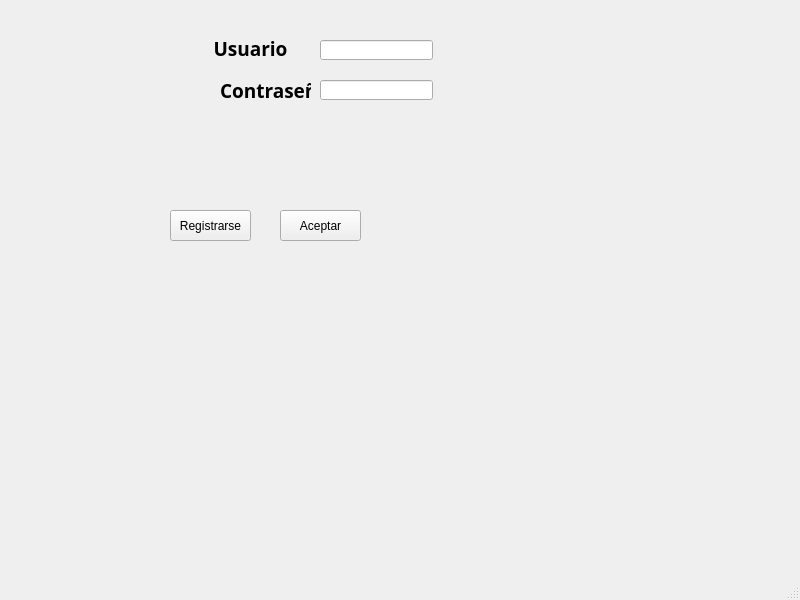
<?xml version="1.0" encoding="UTF-8"?>
<ui version="4.0">
 <class>MainWindow</class>
 <widget class="QMainWindow" name="MainWindow">
  <property name="geometry">
   <rect>
    <x>0</x>
    <y>0</y>
    <width>800</width>
    <height>600</height>
   </rect>
  </property>
  <property name="windowTitle">
   <string>MainWindow</string>
  </property>
  <widget class="QWidget" name="centralwidget">
   <widget class="QLabel" name="foto">
    <property name="geometry">
     <rect>
      <x>50</x>
      <y>30</y>
      <width>131</width>
      <height>111</height>
     </rect>
    </property>
    <property name="text">
     <string/>
    </property>
    <property name="textFormat">
     <enum>Qt::RichText</enum>
    </property>
    <property name="pixmap">
     <pixmap>../Users/Sonia Iturbides/Downloads/Logo con Casa Estilo de Vida Cooper (3).png</pixmap>
    </property>
    <property name="scaledContents">
     <bool>true</bool>
    </property>
   </widget>
   <widget class="QLabel" name="usuario">
    <property name="geometry">
     <rect>
      <x>200</x>
      <y>40</y>
      <width>101</width>
      <height>16</height>
     </rect>
    </property>
    <property name="font">
     <font>
      <family>Sitka Heading</family>
      <pointsize>14</pointsize>
      <weight>75</weight>
      <bold>true</bold>
     </font>
    </property>
    <property name="text">
     <string>Usuario</string>
    </property>
    <property name="scaledContents">
     <bool>false</bool>
    </property>
    <property name="alignment">
     <set>Qt::AlignCenter</set>
    </property>
   </widget>
   <widget class="QLabel" name="contrasena">
    <property name="geometry">
     <rect>
      <x>220</x>
      <y>80</y>
      <width>91</width>
      <height>21</height>
     </rect>
    </property>
    <property name="font">
     <font>
      <family>Sitka Banner</family>
      <pointsize>14</pointsize>
      <weight>75</weight>
      <bold>true</bold>
     </font>
    </property>
    <property name="text">
     <string>Contraseña</string>
    </property>
   </widget>
   <widget class="QLineEdit" name="leusuario">
    <property name="geometry">
     <rect>
      <x>320</x>
      <y>40</y>
      <width>113</width>
      <height>20</height>
     </rect>
    </property>
   </widget>
   <widget class="QLineEdit" name="lecontrasena">
    <property name="geometry">
     <rect>
      <x>320</x>
      <y>80</y>
      <width>113</width>
      <height>20</height>
     </rect>
    </property>
   </widget>
   <widget class="QPushButton" name="Registrarse">
    <property name="geometry">
     <rect>
      <x>170</x>
      <y>210</y>
      <width>81</width>
      <height>31</height>
     </rect>
    </property>
    <property name="text">
     <string>Registrarse</string>
    </property>
   </widget>
   <widget class="QPushButton" name="Aceptar">
    <property name="geometry">
     <rect>
      <x>280</x>
      <y>210</y>
      <width>81</width>
      <height>31</height>
     </rect>
    </property>
    <property name="text">
     <string>Aceptar</string>
    </property>
   </widget>
  </widget>
  <widget class="QMenuBar" name="menubar">
   <property name="geometry">
    <rect>
     <x>0</x>
     <y>0</y>
     <width>800</width>
     <height>21</height>
    </rect>
   </property>
  </widget>
  <widget class="QStatusBar" name="statusbar"/>
 </widget>
 <resources/>
 <connections/>
</ui>
